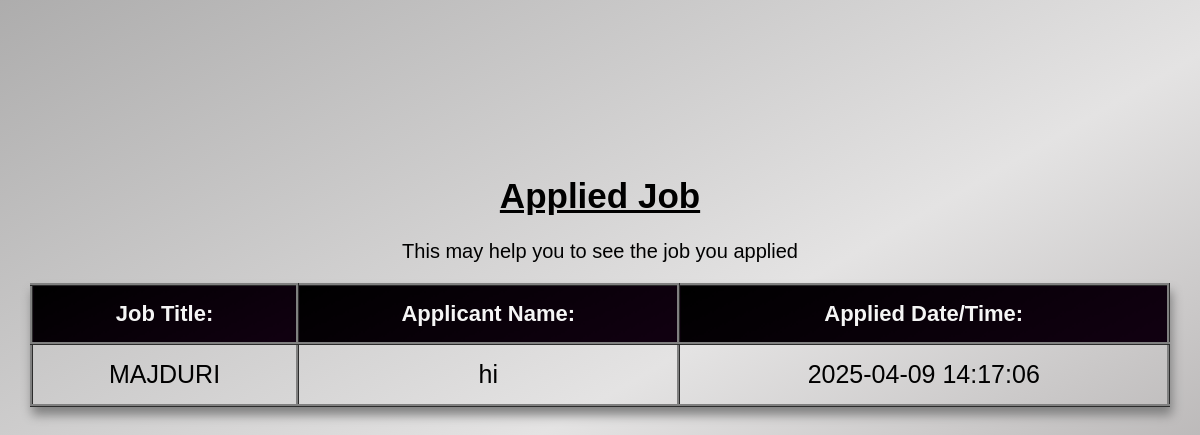
/Uservisible.php (signed in), run on the app's committed database.
### tables this page shows
CREATE TABLE `applications` (
  `id` int(11) NOT NULL,
  `user_id` int(11) NOT NULL,
  `job_id` int(11) NOT NULL,
  `cover_letter` text DEFAULT NULL,
  `applied_at` timestamp NOT NULL DEFAULT current_timestamp()
);

CREATE TABLE `jobs` (
  `id` int(11) NOT NULL,
  `title` varchar(255) NOT NULL,
  `description` text NOT NULL,
  `company` varchar(255) NOT NULL
);

### Uservisible.php (the view, shortened to what this page needs)
<?php
$servername = "localhost";
$username = "root";
$password = "";
$dbname = "job portal";
$conn = new mysqli($servername, $username, $password, $dbname);
$userId = $_SESSION['name'];
$stmt = $conn->prepare("SELECT a.job_id, a.cover_letter, a.applied_at, j.title
                        FROM applications a
                        JOIN jobs j ON a.job_id = j.id
                        WHERE a.user_id = ?");
$stmt->bind_param("i", $userId);
$stmt->execute();
$result = $stmt->get_result();
if ($result->num_rows > 0) {
    while ($row = $result->fetch_assoc()) {
        $jobTitle = htmlspecialchars($row['title'], ENT_QUOTES, 'UTF-8');
        $coverLetter = htmlspecialchars($row['cover_letter'], ENT_QUOTES, 'UTF-8');
        $appliedAt = htmlspecialchars($row['applied_at'], ENT_QUOTES, 'UTF-8');
    }
} else {
    echo "<p>No applications found!</p>";
}
?>
<html>
<head>
</head>
<body>
    <h1>Applied Job</h1>
    <p>This may help you to see the job you applied</p><br>
    <table>
        <th>Job Title:</th>
        <th>Applicant Name:</th>
        <th>Applied Date/Time:</th>
    <tr>
        <td><?php echo htmlspecialchars($jobTitle, ENT_QUOTES, 'UTF-8'); ?></td>
        <td><?php echo htmlspecialchars($coverLetter, ENT_QUOTES, 'UTF-8' )?></td>
        <td><?php echo htmlspecialchars($appliedAt, ENT_QUOTES, 'UTF-8') ?></td>
    </tr>
    </table>
</body>
</html>

### Uservisible.php (style rules this page uses)
body { background: linear-gradient(150deg, #979696c8, #e4e3e3, rgb(151, 147, 147)); display: flex; justify-content: center; align-items: center; flex-direction: column; font-family:'Franklin Gothic Medium', 'Arial Narrow', Arial, sans-serif; height: 75vh; margin: -20px 0 50px; }
h1 { font-size:35px; text-decoration:underline; }
p { margin:1px; font-size:20px; }
table { width: 95%; border-collapse: collapse; margin: 1px 0 0 0; padding:30px; font-size:22px; box-shadow:2px 8px 10px 0 gray; }
table, th, td { text-align:center; border: 3px ; border-color:gray; border-style:ridge; }
th, td { padding: 15px; text-align: center; }
th { background:linear-gradient(154deg,black,#101); color:whitesmoke; }
td { font-size:25px; }

### data on the page
applications: jobs.title "MAJDURI", cover_letter "hi", applied_at "2025-04-09 14:17:06"
